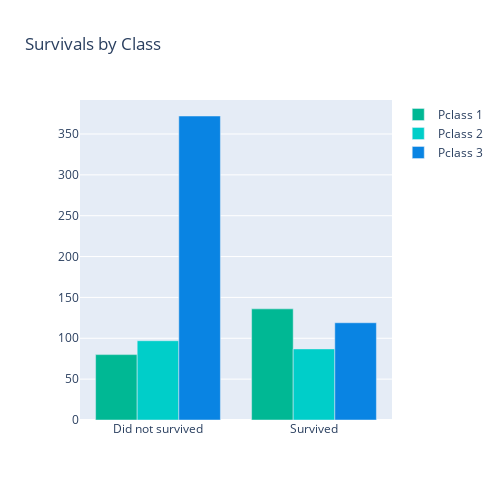

Notebook code cell kept with this figure:
### Markdown cell above
## <center> The following graphs attempt to represent the highest and lowest correlation between pairs of columns<center> 
* **Survived - Pclass** > *Correlation*: -0.34

### Code cell
fig = go.Figure()

grouped_data = df2.groupby(['Pclass', 'Survived']).size().unstack(fill_value=0)

colors = ['#00b894', '#00cec9', '#0984e3'] 

for i, pclass in enumerate(grouped_data.index):
    fig.add_trace(go.Bar(
        x=['Did not survived', 'Survived'],
        y=grouped_data.loc[pclass],
        name=f'Pclass {pclass}',
        marker_color=colors[i] 
    ))

fig.update_layout(
    title="Survivals by Class",
    barmode='group',
    width=500,
    height=500,
)

fig.show()

### Figure 1 — Plotly figure (JSON) as saved in the notebook; plotly's stock layout.template omitted (floating-point values rounded to 4 significant figures)
{"data": [{"marker": {"color": "#00b894"}, "name": "Pclass 1", "type": "bar", "x": ["Did not survived", "Survived"], "y": [80, 136]}, {"marker": {"color": "#00cec9"}, "name": "Pclass 2", "type": "bar", "x": ["Did not survived", "Survived"], "y": [97, 87]}, {"marker": {"color": "#0984e3"}, "name": "Pclass 3", "type": "bar", "x": ["Did not survived", "Survived"], "y": [372, 119]}], "layout": {"barmode": "group", "height": 500, "title": {"text": "Survivals by Class"}, "width": 500}}
